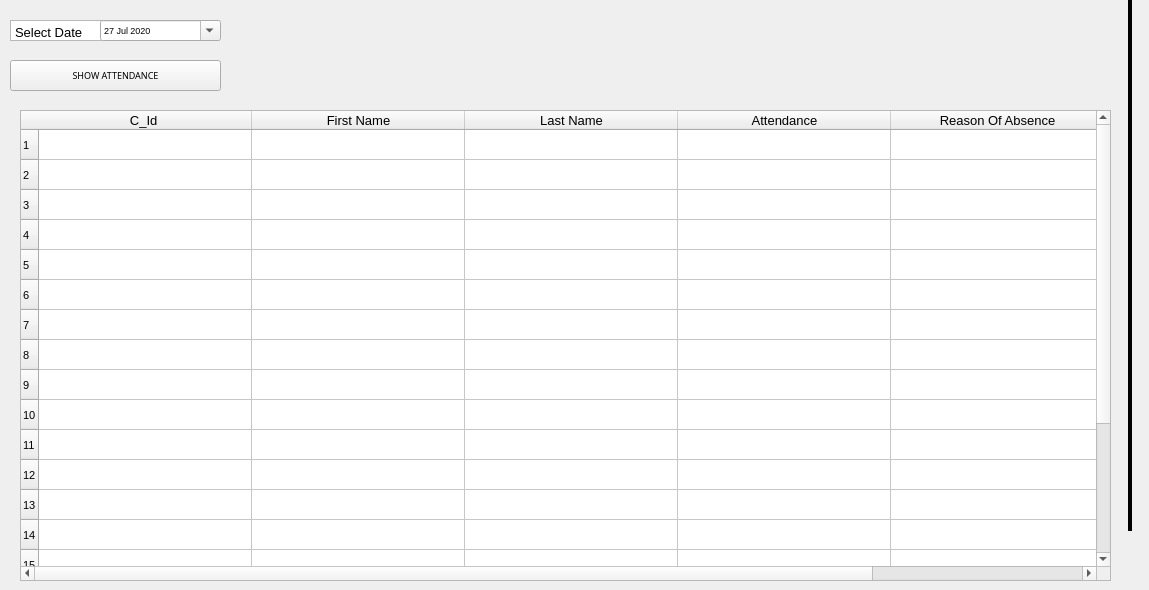
                    <widget class="QWidget" name="showattendance_3">
                     <attribute name="title">
                      <string>                  SHOW ATTENDANCE DETAILS                 </string>
                     </attribute>
                     <widget class="QTextBrowser" name="textBrowser_3">
                      <property name="geometry">
                       <rect>
                        <x>10</x>
                        <y>20</y>
                        <width>121</width>
                        <height>21</height>
                       </rect>
                      </property>
                      <property name="font">
                       <font>
                        <pointsize>6</pointsize>
                       </font>
                      </property>
                      <property name="html">
                       <string>&lt;!DOCTYPE HTML PUBLIC &quot;-//W3C//DTD HTML 4.0//EN&quot; &quot;http://www.w3.org/TR/REC-html40/strict.dtd&quot;&gt;
&lt;html&gt;&lt;head&gt;&lt;meta name=&quot;qrichtext&quot; content=&quot;1&quot; /&gt;&lt;style type=&quot;text/css&quot;&gt;
p, li { white-space: pre-wrap; }
&lt;/style&gt;&lt;/head&gt;&lt;body style=&quot; font-family:'MS Shell Dlg 2'; font-size:6pt; font-weight:400; font-style:normal;&quot;&gt;
&lt;p style=&quot; margin-top:0px; margin-bottom:0px; margin-left:0px; margin-right:0px; -qt-block-indent:0; text-indent:0px;&quot;&gt;&lt;span style=&quot; font-size:10pt;&quot;&gt;Select Date&lt;/span&gt;&lt;/p&gt;&lt;/body&gt;&lt;/html&gt;</string>
                      </property>
                     </widget>
                     <widget class="QDateEdit" name="dateEdit_5">
                      <property name="geometry">
                       <rect>
                        <x>100</x>
                        <y>20</y>
                        <width>121</width>
                        <height>21</height>
                       </rect>
                      </property>
                      <property name="font">
                       <font>
                        <pointsize>7</pointsize>
                       </font>
                      </property>
                      <property name="calendarPopup">
                       <bool>true</bool>
                      </property>
                      <property name="date">
                       <date>
                        <year>2020</year>
                        <month>7</month>
                        <day>27</day>
                       </date>
                      </property>
                     </widget>
                     <widget class="QPushButton" name="showinandout_2">
                      <property name="geometry">
                       <rect>
                        <x>10</x>
                        <y>60</y>
                        <width>211</width>
                        <height>31</height>
                       </rect>
                      </property>
                      <property name="font">
                       <font>
                        <family>Leelawadee</family>
                        <pointsize>7</pointsize>
                       </font>
                      </property>
                      <property name="text">
                       <string>SHOW ATTENDANCE</string>
                      </property>
                     </widget>
                     <widget class="QTableWidget" name="tableWidget_6">
                      <property name="geometry">
                       <rect>
                        <x>20</x>
                        <y>110</y>
                        <width>1091</width>
                        <height>471</height>
                       </rect>
                      </property>
                      <property name="font">
                       <font>
                        <pointsize>8</pointsize>
                       </font>
                      </property>
                      <property name="rowCount">
                       <number>20</number>
                      </property>
                      <attribute name="horizontalHeaderDefaultSectionSize">
                       <number>213</number>
                      </attribute>
                      <row/>
                      <row/>
                      <row/>
                      <row/>
                      <row/>
                      <row/>
                      <row/>
                      <row/>
                      <row/>
                      <row/>
                      <row/>
                      <row/>
                      <row/>
                      <row/>
                      <row/>
                      <row/>
                      <row/>
                      <row/>
                      <row/>
                      <row/>
                      <column>
                       <property name="text">
                        <string>C_Id </string>
                       </property>
                       <property name="font">
                        <font>
                         <pointsize>10</pointsize>
                        </font>
                       </property>
                      </column>
                      <column>
                       <property name="text">
                        <string>First Name</string>
                       </property>
                       <property name="font">
                        <font>
                         <pointsize>10</pointsize>
                        </font>
                       </property>
                      </column>
                      <column>
                       <property name="text">
                        <string>Last Name</string>
                       </property>
                       <property name="font">
                        <font>
                         <pointsize>10</pointsize>
                        </font>
                       </property>
                      </column>
                      <column>
                       <property name="text">
                        <string>Attendance</string>
                       </property>
                       <property name="font">
                        <font>
                         <pointsize>10</pointsize>
                        </font>
                       </property>
                      </column>
                      <column>
                       <property name="text">
                        <string>Reason Of Absence</string>
                       </property>
                       <property name="font">
                        <font>
                         <pointsize>10</pointsize>
                        </font>
                       </property>
                      </column>
                     </widget>
                     <widget class="Line" name="line_2">
                      <property name="geometry">
                       <rect>
                        <x>1120</x>
                        <y>0</y>
                        <width>20</width>
                        <height>531</height>
                       </rect>
                      </property>
                      <property name="autoFillBackground">
                       <bool>false</bool>
                      </property>
                      <property name="frameShadow">
                       <enum>QFrame::Plain</enum>
                      </property>
                      <property name="lineWidth">
                       <number>4</number>
                      </property>
                      <property name="orientation">
                       <enum>Qt::Vertical</enum>
                      </property>
                     </widget>
                    </widget>
